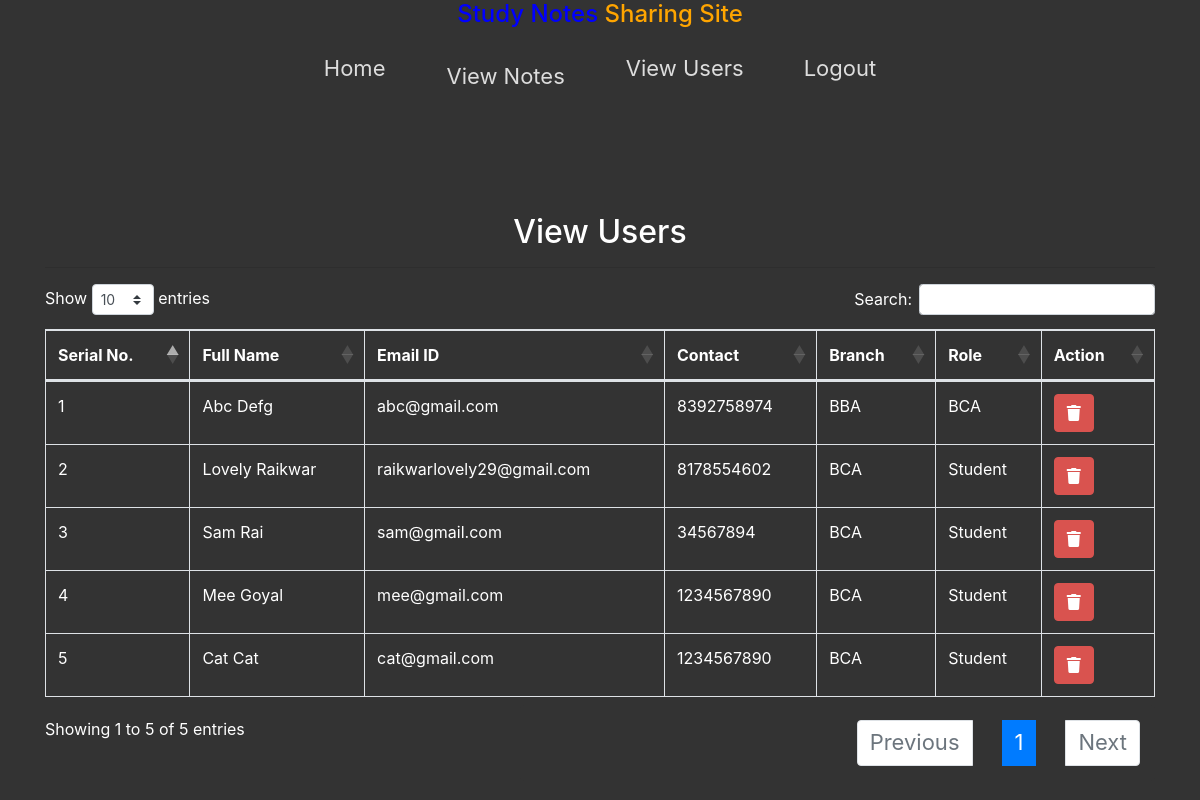
Screenshot of /view_users with the database file from the repository.
### notes/models.py (models this page shows, shortened)
class Signup(models.Model):
    user=models.ForeignKey(User,on_delete=models.CASCADE,null=True)
    contact=models.CharField(max_length=10,null=True)
    branch=models.CharField(max_length=30)
    role=models.CharField(max_length=15)
    contact=models.CharField(max_length=10)

### notes/views.py (the view)
# urls.py: path('view_users',view_users,name='view_users'),
def view_users(request):
    users = Signup.objects.all()
    d = {'users': users}
    return render(request, 'view_users.html', d)

### templates/view_users.html (shortened to what this page needs)
{% load static %}
{% block body %}
{% include 'admin_nav.html' %}
<link rel="stylesheet" href="https://cdnjs.cloudflare.com/ajax/libs/twitter-bootstrap/4.5.2/css/bootstrap.css">
<link rel="stylesheet" href="https://cdn.datatables.net/1.13.7/css/dataTables.bootstrap4.min.css">
<div class="container mt-5" >
    <h2 class="text-center"> View Users</h2>
    <hr>
    <table class="table table-bordered" id="example">
        <thead>
            <tr style="color: white;">
                <th> Serial No.</th>
                <th> Full Name</th>
                <th> Email ID</th>
                <th> Contact</th>
                <th> Branch</th>
                <th> Role</th>
                <th> Action</th>
            </tr>
        </thead>
        <tbody>
            {% for i in users %}
            <tr style="color: white;">
                <td> {{ forloop.counter }}</td>
                <td style="text-transform: capitalize"> {{ i.user.first_name }} {{ i.user.last_name }}</td>
                <td> {{ i.user.username }}</td>
                <td> {{ i.contact }}</td>
                <td> {{ i.branch }}</td>
                <td> {{ i.role }}</td>
                <td>
                    <a href="{% url 'delete_user' pid=i.user.id %}" class="btn btn-danger" onclick="return confirm('Confirm delete')">
                        <i class="fas fa-trash"></i>
                    </a>
                </td>
            </tr>
            {% endfor %}
        </tbody>
    </table>
</div>
{% endblock %}

### templates/admin_nav.html (shortened to what this page needs)
<!DOCTYPE html>
<html lang="en">
<head>
    {% load static %}
    <link rel="stylesheet" href="https://maxcdn.bootstrapcdn.com/bootstrap/4.3.1/css/bootstrap.min.css">
    <link rel="stylesheet" href="https://use.fontawesome.com/releases/v5.6.3/css/all.css">
    <link rel="stylesheet" href="{% static 'css/mystyle.css' %}">
</head>
<body>
    <h4>
        <span style="color: blue;">Study Notes</span>
        <span style="color: orange;">Sharing Site</span>
    </h4>
    <ul>
        <li><a href="{% url 'admin_home' %}">Home</a></li>
        <li class="nav-item dropdown">
            <a class="nav-link dropdown-toggle" href="{% url 'about' %}" data-toggle="dropdown">View Notes</a>
        </li>
        <li><a href="{% url 'view_users' %}">View Users</a></li>
        <li><a href="{% url 'logout' %}">Logout</a></li>
    </ul>
</body>
</html>

### templates/admin_nav.html (style rules this page uses)
body { background: #333; margin: 0; display: flex; flex-direction: column; align-items: center; justify-content: flex-start; }
h4 { color: white; }
ul { padding: 0; margin: 0; display: flex; flex-wrap: wrap; background: #333; z-index: 1000; width: 100%; justify-content: center; }
ul li { list-style: none; margin: 15px; }
ul li a { text-decoration: none; color: #ddd; font-size: 22px; padding: 10px 15px; position: relative; transition: all 0.5s; }
ul li a:before, ul li a:after { content: ''; position: absolute; left: 0; width: 100%; height: 2px; background-color: #ddd; transform: scaleX(0); transition: all 0.5s; transform-origin: left; }
ul li a:before { top: 0; }
ul li a:after { transform-origin: right; bottom: 0; }

### templates/view_users.html (style rules this page uses)
body { background: #333; margin: 0; display: flex; flex-direction: column; align-items: center; justify-content: flex-start; color: white; }
h2 { color: white; }
table { background-color: #333; color: white; }
th, td { border-color: white; }
.btn-danger { background-color: #d9534f; color: white; border-color: #d9534f; }

### rows the page displays
Signup: user.first_name "Abc", user.last_name "Defg", user.username "abc@gmail.com", contact "8392758974", branch "BBA", role "BCA"
Signup: user.first_name "Lovely", user.last_name "Raikwar", user.username "raikwarlovely29@gmail.com", contact "8178554602", branch "BCA", role "Student"
Signup: user.first_name "Sam", user.last_name "Rai", user.username "sam@gmail.com", contact "34567894", branch "BCA", role "Student"
Signup: user.first_name "Mee", user.last_name "Goyal", user.username "mee@gmail.com", contact "1234567890", branch "BCA", role "Student"
Signup: user.first_name "Cat", user.last_name "Cat", user.username "cat@gmail.com", contact "1234567890", branch "BCA", role "Student"
